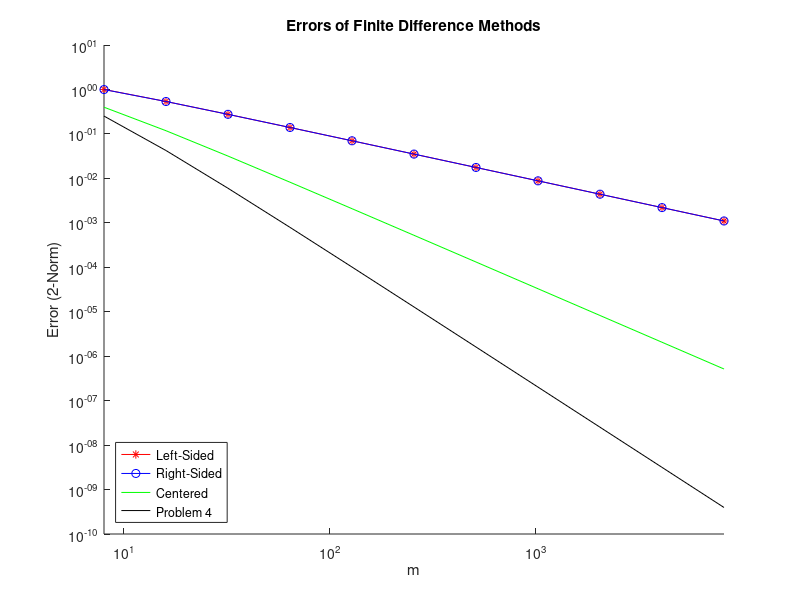

Write MATLAB code to recreate this figure.
% Problem 5
% Marty Fuhry
% 1/20/2011
% Compiled and ran using GNU Octave, version 3.2.4 configured for "x86_64-pc-linux-gnu".

%%%%%%%%%%%%%%%%%%%%%%%%%%%%%%%%%%%%%%%%%%%%%%%%%%%%%%%%%%%%%%%%%%%%%%%%%%%%%%%%
% Measure the truncation error for finite difference approximations            %
% for the function                                                             %
%   u(x) = exp(sin(x))                                                         %
% over [-pi, pi].                                                              %
% Assume periodic boundary conditions.                                         %
%                                                                              %
% Left-Sided : u'(x)  = (u(x + dx) - u(x)) / dx                                %
% Right-Sided: u'(x)  = (u(x) - u(x - dx)) / dx                                %
% Centered   : u''(x) = (u(x + dx) - 2u(x) + u(x - dx)) / dx^2                 %
% Problem 4  : u'(x)  = (u(x - 2dx) - 6u(x - dx) + 3u(x) + 2u(x + dx)) / (6dx) %
%%%%%%%%%%%%%%%%%%%%%%%%%%%%%%%%%%%%%%%%%%%%%%%%%%%%%%%%%%%%%%%%%%%%%%%%%%%%%%%%

% Octave is dumb; make sure it knows this isn't a function file
1;

% These will return the matrices for each finite difference method
% 1st-Order Left Sided
function [A] = fo_ls(m, dx)
    A = sparse(diag(-1*ones(m+2,1)) + diag(ones(m+1,1),1));
    A(m+2,2) = 1; % for BCs
    A *= 1/dx;
endfunction

% 1st-Order Right Sided
function [A] = fo_rs(m, dx)
    A = sparse(diag(1*ones(m+2,1))) + sparse(diag(-1*ones(m+1,1),-1));
    A(1,m+1) = -1; % for BCs
    A *= 1/dx;
endfunction

% 2nd-Order Centered
function [A] = so_c(m, dx)
    A = sparse(diag(ones(m+1,1),-1)) + sparse(diag(-2*ones(m+2,1))) + sparse(diag(ones(m+1,1), 1)); 
    A(1,m+1) = 1; % for BCs
    A(m+2,2) = 1; % for BCs
    A *= 1/(dx^2);
endfunction

% Problem 4
function [A] = p4(m, dx)
    A = sparse(diag(ones(m,1),-2));
    A += sparse(diag(-6*ones(m+1,1), -1));
    A += sparse(diag(3*ones(m+2,1)));
    A += sparse(diag(2*ones(m+1,1),1));
    A(1,m)   = 1;  % for BCs
    A(1,m+1) = -6; % for BCs
    A(2,m+1) = 1;  % for BCs
    A(m+2,2) = 2;  % for BCs
    A *= 1/(6*dx);
endfunction

clf; 
maxSize = 13; % If Octave is 64-bit and compiled with --enable-64, I could make this much bigger,
              % but there is a hard limit on the size of a vector in this version, so I can't make 
              % anything larger than 2^13. The machine doesn't even come close to running out of 
              % memory...

err_l = zeros(maxSize-3,1); % Error vectors
err_r = zeros(maxSize-3,1); 
err_c = zeros(maxSize-3,1);
err_4 = zeros(maxSize-3,1);

i = 1; % iterator for the errors

% Generate the approximation for each value of m
for m = 2.^[3:maxSize]
    dx = 2*pi / (m+1);      % size of delta x
    x = [-pi : dx : pi]';   % discretize the region

    u = exp(sin(x));                         % evaluate u(x)
    up  = cos(x).*exp(sin(x));               % u'(x)
    upp = (cos(x).^2 - sin(x)).*exp(sin(x)); % and u''(x)

    % 1st-Order Left-Sided
    A         = fo_ls(m, dx);
    up_l      = A * u;
    err_l(i)  = sqrt(dx)*norm(up_l - up, 2); % grid-point function 2-norm

    % 1st-Order Right-Sided
    A         = fo_rs(m, dx);
    up_r      = A * u;
    err_r(i)  = sqrt(dx)*norm(up_r - up, 2); % grid-point function 2-norm

    % 2nd-Order Centered
    A         = so_c(m, dx);
    up_c      = A * u;
    err_c(i)  = sqrt(dx)*norm(up_c - upp, 2); % grid-point function 2-norm

    % Problem 4
    A         = p4(m, dx);
    up_4      = A * u;
    err_4(i)  = sqrt(dx)*norm(up_4 - up, 2); % grid-point function 2-norm

    i += 1;

endfor

% Plot the errors
hold on;
title('Errors of Finite Difference Methods');
xlabel('m');
ylabel('Error (2-Norm)');
m = 2.^[3:maxSize];
loglog(m, err_l, 'r*-');
loglog(m, err_r, 'bo-');
loglog(m, err_c, 'g-');
loglog(m, err_4, 'k');
legend('Left-Sided', 'Right-Sided', 'Centered', 'Problem 4', 'location', 'southwest');
axis([2^3, 2^maxSize])

% This clearly shows the truncation error going to 0.
